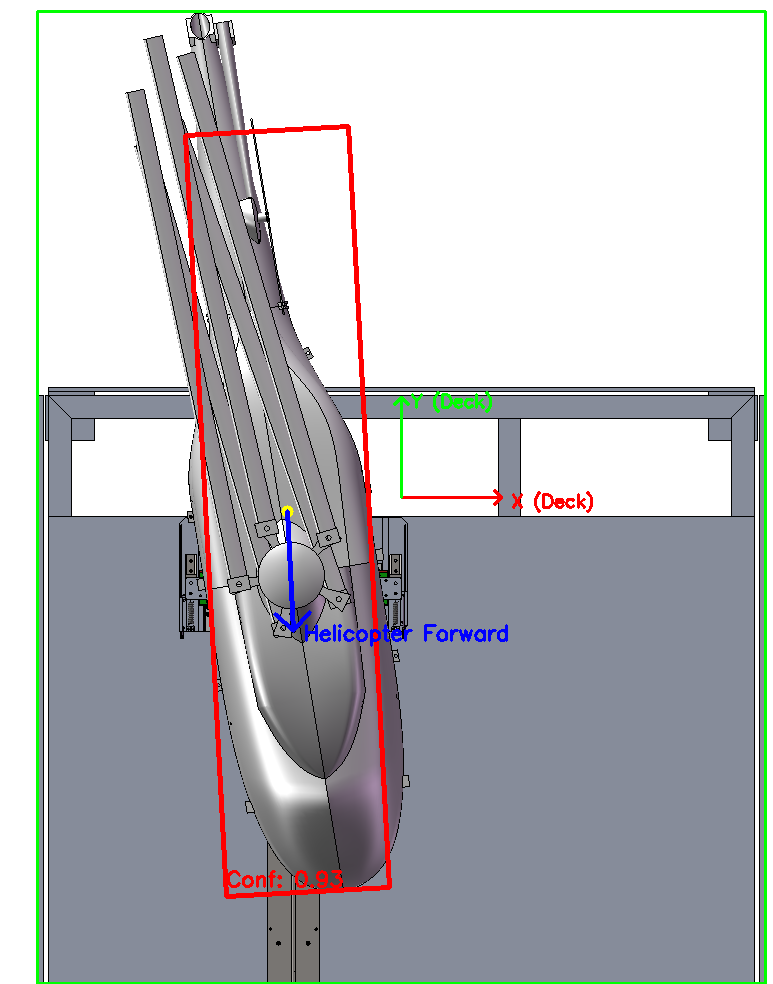
#> input picture result/finetuned_yolo_helicopter_result.png, 773 x 984 px
$ python -i infer_yolov8_finetuned.py   (imports and definitions only)
#> lines starting #> are read from the running program, lines starting #| are printed output that depends on the picture; after the words box and inside, x2 and y2 are one past the last pixel; in counts of white or black regions, pixels touching at a corner belong together
import cv2
import numpy as np
import math
from ultralytics import YOLO
import warnings

# [1 line not run here, left out]

# 加载YOLOv8模型
# 替换为微调后的模型路径（训练完成后在runs/helicopter_train/train/weights/下）
FINETUNED_MODEL_PATH = "runs/helicopter_train/weights/best.pt"
# [1 line that did not run here, left out]

# 甲板检测+位姿计算逻辑
def euler_from_rotation_matrix(R):
    sy = math.sqrt(R[0, 0] * R[0, 0] + R[1, 0] * R[1, 0])
    singular = sy < 1e-6
    if not singular:
        x = math.atan2(R[2, 1], R[2, 2])
        y = math.atan2(-R[2, 0], sy)
        z = math.atan2(R[1, 0], R[0, 0])
    else:
        x = math.atan2(-R[1, 2], R[1, 1])
        y = math.atan2(-R[2, 0], sy)
        z = 0
    return np.array([x, y, z])

def detect_deck_corners_robust(img):
    h, w = img.shape[:2]
    blur_ksize = (5 if w > 500 else 3, 5 if h > 500 else 3)
    gray = cv2.cvtColor(img, cv2.COLOR_BGR2GRAY)
    blur = cv2.GaussianBlur(gray, blur_ksize, 0)
    median_val = np.median(blur)
    lower = int(max(0, 0.6 * median_val))
    upper = int(min(255, 1.4 * median_val))
    edges = cv2.Canny(blur, lower, upper)
    kernel_size = 5 if max(w, h) > 800 else 3
    kernel = np.ones((kernel_size, kernel_size), np.uint8)
    closed = cv2.morphologyEx(edges, cv2.MORPH_CLOSE, kernel)
    contours, _ = cv2.findContours(closed, cv2.RETR_EXTERNAL, cv2.CHAIN_APPROX_SIMPLE)
    if not contours:
        raise ValueError("未检测到甲板轮廓")
    max_contour = max(contours, key=cv2.contourArea)
    rect = cv2.minAreaRect(max_contour)
    box = cv2.boxPoints(rect)
    img_pts = np.array(box, dtype=np.float32)
    img_pts = img_pts[np.lexsort((img_pts[:, 0], img_pts[:, 1]))]
    return img_pts, max_contour

# 识别直升机
def detect_helicopter_with_finetuned_yolo(img, conf_threshold=0.5):
    """用微调后的YOLOv8检测直升机"""
    # 执行检测（仅检测自定义的helicopter类别）
    results = model(img, conf=conf_threshold)
    if len(results[0].boxes) == 0:
        print(f" 未检测到直升机（置信度阈值={conf_threshold}）")
        return None, None, 0.0

    # 取置信度最高的直升机框
    best_box = results[0].boxes[0]
    x1, y1, x2, y2 = map(int, best_box.xyxy[0].cpu().numpy())
    conf = best_box.conf[0].cpu().numpy()
    cls = best_box.cls[0].cpu().numpy()
    cls_name = model.names[int(cls)]

    # 提取直升机ROI，计算最小外接矩形
    aircraft_roi = img[y1:y2, x1:x2]
    gray_roi = cv2.cvtColor(aircraft_roi, cv2.COLOR_BGR2GRAY)
    blur_roi = cv2.GaussianBlur(gray_roi, (3, 3), 0)
    edges_roi = cv2.Canny(blur_roi, 50, 150)
    contours_roi, _ = cv2.findContours(edges_roi, cv2.RETR_EXTERNAL, cv2.CHAIN_APPROX_SIMPLE)

    if not contours_roi:
        # 用检测框生成外接矩形
        aircraft_rect = cv2.minAreaRect(np.array([[x1, y1], [x2, y1], [x2, y2], [x1, y2]]))
    else:
        # 转换为原图坐标
        max_contour_roi = max(contours_roi, key=cv2.contourArea)
        max_contour_roi = max_contour_roi + np.array([x1, y1])
        aircraft_rect = cv2.minAreaRect(max_contour_roi)

    # 计算直升机外接矩形和中心
    aircraft_box = cv2.boxPoints(aircraft_rect)
    aircraft_box = np.intp(aircraft_box)
    aircraft_center = (int(aircraft_rect[0][0]), int(aircraft_rect[0][1]))

    print(f"\n 直升机检测结果：")
    print(f"类别：{cls_name} | 置信度：{conf:.3f}")
    print(f"检测框：x1={x1}, y1={y1}, x2={x2}, y2={y2}")
    print(f"中心坐标：{aircraft_center}")
    # 修复点2：返回值增加conf，让主函数能访问
    return aircraft_box, aircraft_center, conf

# 主函数
def helicopter_pose_analysis_finetuned(image_path):
    # 读取图片
    img = cv2.imread(image_path)
#> img is the input picture: shape (984, 773, 3); mean B, G, R 189.5, 186.5, 184.9
    if img is None:
        raise ValueError(f" 无法读取图片：{image_path}")
    h, w = img.shape[:2]
#> h = 984; w = 773
    img_display = img.copy()
    print(f"图片信息：分辨率 {w}x{h}")
#| 图片信息：分辨率 773x984

    # 甲板检测 + 位姿计算
    try:
        img_pts, deck_contour = detect_deck_corners_robust(img)
#> in detect_deck_corners_robust, `gray = cv2.cvtColor(img, cv2.COLOR_BGR2GRAY)`:
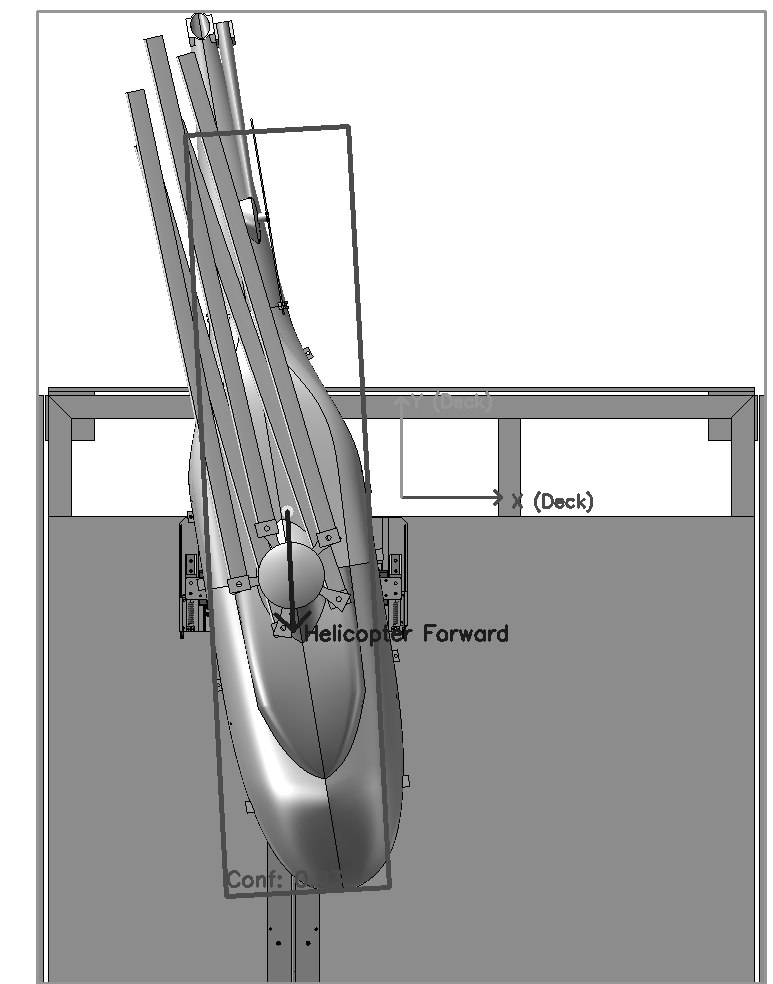
#> gray: shape (984, 773); min 0, max 255, mean 186.5
#> in detect_deck_corners_robust, `median_val = np.median(blur)`: median_val = 145
#> in detect_deck_corners_robust, `lower = int(max(0, 0.6 * median_val))`: lower = 87
#> in detect_deck_corners_robust, `upper = int(min(255, 1.4 * median_val))`: upper = 203
#> in detect_deck_corners_robust, `edges = cv2.Canny(blur, lower, upper)`:
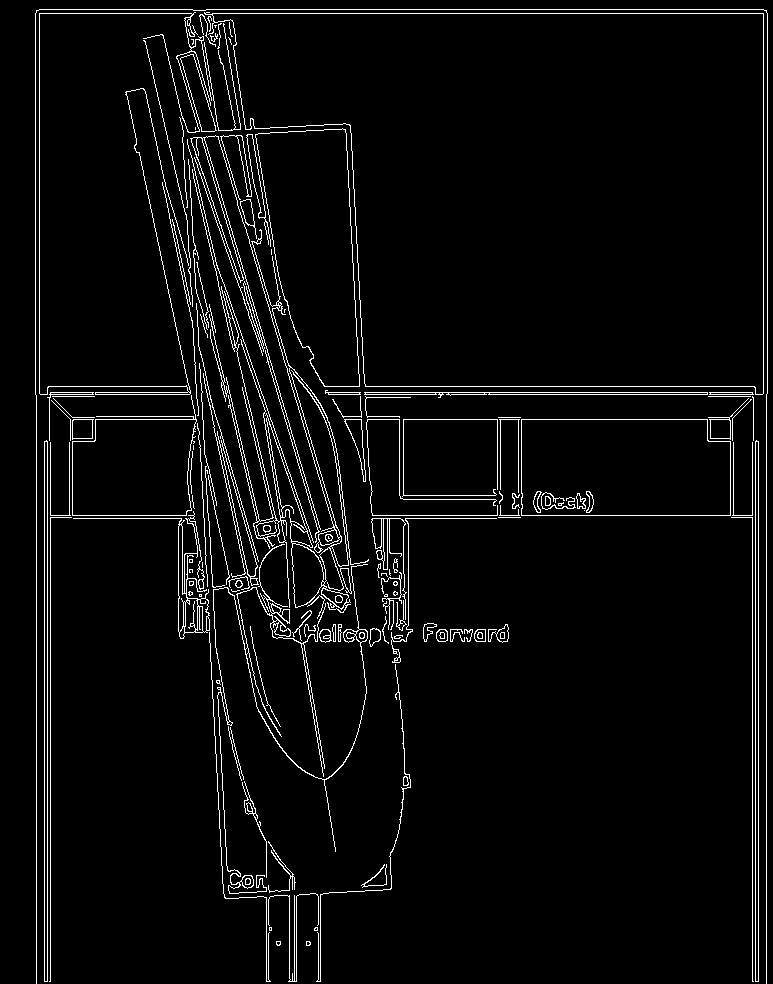
#> edges: shape (984, 773); 4.2% white in thin lines or dots
#> in detect_deck_corners_robust, `closed = cv2.morphologyEx(edges, cv2.MORPH_CLOSE, kernel)`:
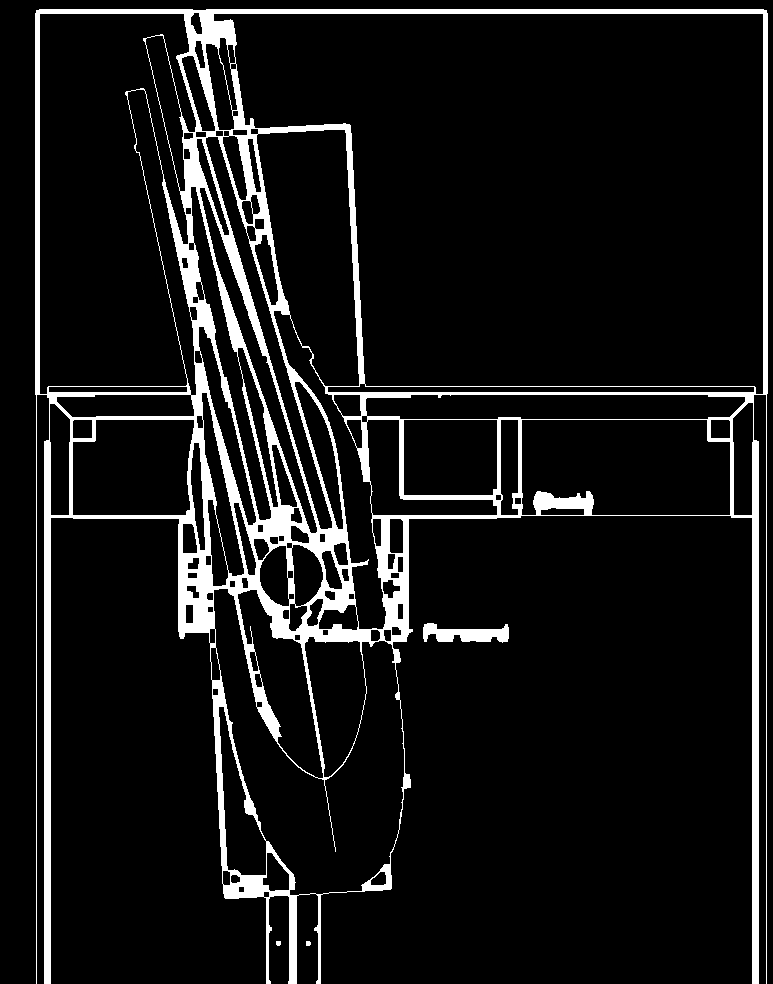
#> closed: shape (984, 773); 9% white; 4 white regions
#> in detect_deck_corners_robust, `contours, _ = cv2.findContours(closed, cv2.RETR_EXTERNAL, cv2.CHAIN_AP..`: contours = 4 contours, 2 with area under 20; largest, box (x1, y1, x2, y2) and area: (35, 9, 768, 984) 449956, (423, 623, 509, 643) 937
#> in detect_deck_corners_robust, `max_contour = max(contours, key=cv2.contourArea)`: max_contour = contour of 260 points, box (x1, y1, x2, y2) (35, 9, 768, 984), area 449956
#> in detect_deck_corners_robust, `rect = cv2.minAreaRect(max_contour)`: rect = ((401, 496), (974, 732), -90)
#> in detect_deck_corners_robust, `box = cv2.boxPoints(rect)`: box = [[767, 983], [35, 983], [35, 9], [767, 9]]
#> in detect_deck_corners_robust, `img_pts = img_pts[np.lexsort((img_pts[:, 0], img_pts[:, 1]))]`: img_pts = [[35, 9], [767, 9], [35, 983], [767, 983]]
#> img_pts = [[35, 9], [767, 9], [35, 983], [767, 983]]; deck_contour has the same summary as max_contour in detect_deck_corners_robust
        # 位姿计算
        obj_pts = np.array([[-0.5, -0.5, 0], [0.5, -0.5, 0], [0.5, 0.5, 0], [-0.5, 0.5, 0]], dtype=np.float32)
        K = np.array([[w, 0, w // 2], [0, h, h // 2], [0, 0, 1]], dtype=np.float32)
        dist = np.zeros((5,))
        success, rvec, tvec = cv2.solvePnP(obj_pts, img_pts, K, dist, flags=cv2.SOLVEPNP_EPNP)
#> success = True; rvec = [1.57, -0.0104, 0.0103]; tvec = [-2.78e-17, -0.296, 0]
        if success:
            R, _ = cv2.Rodrigues(rvec)
#> R = [[1, -0.0132, 8.67e-19], [-5.35e-05, -0.00406, -1], [0.0132, 1, -0.00407]]
            euler = euler_from_rotation_matrix(R)
#> in euler_from_rotation_matrix, `sy = math.sqrt(R[0, 0] * R[0, 0] + R[1, 0] * R[1, 0])`: sy = 1
#> in euler_from_rotation_matrix, `singular = sy < 1e-6`: singular = False
#> in euler_from_rotation_matrix, `x = math.atan2(R[2, 1], R[2, 2])`: x = 1.57
#> in euler_from_rotation_matrix, `y = math.atan2(-R[2, 0], sy)`: y = -0.0132
#> in euler_from_rotation_matrix, `z = math.atan2(R[1, 0], R[0, 0])`: z = -5.35e-05
#> euler = [1.57, -0.0132, -5.35e-05]
            roll, pitch, yaw = np.degrees(euler)
#> roll = 90.23; pitch = -0.754; yaw = -0.00307
            print("\n 甲板位姿结果：")
            print(f"旋转矩阵：\n{R.round(4)}")
#| 旋转矩阵：
#| [[ 9.999e-01 -1.320e-02  0.000e+00]
#|  [-1.000e-04 -4.100e-03 -1.000e+00]
#|  [ 1.320e-02  9.999e-01 -4.100e-03]]
            print(f"平移向量（米）：{tvec.round(4).flatten()}")
#| 平移向量（米）：[-0.     -0.2958  0.    ]
            print(f"欧拉角：Roll={roll:.2f}°, Pitch={pitch:.2f}°, Yaw={yaw:.2f}°")
#| 欧拉角：Roll=90.23°, Pitch=-0.75°, Yaw=-0.00°
        # 绘制甲板标注
        deck_box = cv2.boxPoints(cv2.minAreaRect(deck_contour))
#> deck_box = [[767, 983], [35, 983], [35, 9], [767, 9]]
        deck_box = np.intp(deck_box)
        cv2.drawContours(img_display, [deck_box], 0, (0, 255, 0), 2)
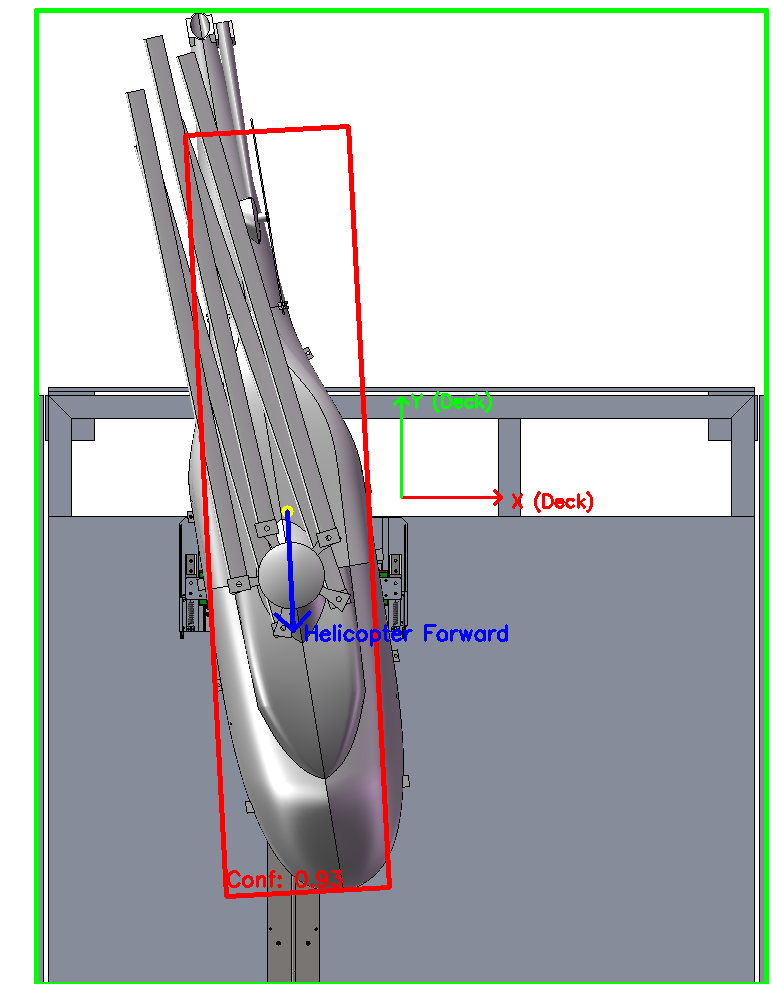
#> img_display: shape (984, 773, 3); 0.71% of pixels changed, all inside (x1, y1, x2, y2) = (34, 8, 769, 984)
        deck_center = np.mean(deck_box, axis=0).astype(np.int32)
#> deck_center = [401, 496]
        dir_x = (deck_box[0] - deck_box[1]).astype(np.float32)
#> dir_x = [732, 0]
        dir_x = dir_x / np.linalg.norm(dir_x)
#> dir_x = [1, 0]
        dir_y = np.array([dir_x[1], -dir_x[0]])
#> dir_y = [0, -1]
        x_end = (deck_center + dir_x * 100).astype(np.int32)
#> x_end = [501, 496]
        y_end = (deck_center + dir_y * 100).astype(np.int32)
#> y_end = [401, 396]
        cv2.arrowedLine(img_display, tuple(deck_center), tuple(x_end), (0, 0, 255), 2, tipLength=0.1)
#> img_display: shape (984, 773, 3); 0.02% of pixels changed, all inside (x1, y1, x2, y2) = (400, 488, 503, 503)
        cv2.arrowedLine(img_display, tuple(deck_center), tuple(y_end), (0, 255, 0), 2, tipLength=0.1)
#> img_display: shape (984, 773, 3); mean B, G, R 187.6, 186.5, 183.1
        cv2.putText(img_display, "X (Deck)", tuple(x_end + 10), cv2.FONT_HERSHEY_SIMPLEX, 0.6, (0, 0, 255), 2)
#> img_display: shape (984, 773, 3); mean B, G, R 187.6, 186.5, 183.1
        cv2.putText(img_display, "Y (Deck)", tuple(y_end + 10), cv2.FONT_HERSHEY_SIMPLEX, 0.6, (0, 255, 0), 2)
#> img_display: shape (984, 773, 3); mean B, G, R 187.6, 186.5, 183.1
    except Exception as e:
        print(f" 甲板检测失败：{str(e)}")

    # 微调后YOLO检测直升机
    aircraft_box, aircraft_center, conf = detect_helicopter_with_finetuned_yolo(img, conf_threshold=0.3)
    if aircraft_box is not None and aircraft_center is not None:
        # 绘制直升机外接矩形（红色粗线）
        cv2.drawContours(img_display, [aircraft_box], 0, (0, 0, 255), 3)
        # 绘制中心圆点（黄色）
        cv2.circle(img_display, aircraft_center, 6, (0, 255, 255), -1)
        # 绘制机身朝向箭头（蓝色粗线）
        rect = cv2.minAreaRect(aircraft_box)
        (cx, cy), (rw, rh), angle = rect
        if rw > rh:
            angle_rad = math.radians(angle)
        else:
            angle_rad = math.radians(angle + 90)
        dir_x = math.cos(angle_rad)
        dir_y = math.sin(angle_rad)
        if dir_y < 0:
            dir_x = -dir_x
            dir_y = -dir_y
        arrow_end = (int(aircraft_center[0] + dir_x * 120), int(aircraft_center[1] + dir_y * 120))
        cv2.arrowedLine(img_display, aircraft_center, arrow_end, (255, 0, 0), 3, tipLength=0.2)
        cv2.putText(img_display, "Helicopter Forward", (arrow_end[0] + 10, arrow_end[1] + 10),
                    cv2.FONT_HERSHEY_SIMPLEX, 0.7, (255, 0, 0), 2)
        # 标注置信度
        cv2.putText(img_display, f"Conf: {conf:.2f}", (aircraft_box[0][0], aircraft_box[0][1] - 10),
                    cv2.FONT_HERSHEY_SIMPLEX, 0.7, (0, 0, 255), 2)

    # 保存+显示
    save_path = "result/finetuned_yolo_helicopter_result.png"
    cv2.imwrite(save_path, img_display)
    print(f"\n 结果已保存：{save_path}")
    # 自适应窗口
    cv2.namedWindow("Finetuned YOLOv8 Helicopter Detection", cv2.WINDOW_NORMAL)
    cv2.resizeWindow("Finetuned YOLOv8 Helicopter Detection", 900, 700)
    cv2.imshow("Finetuned YOLOv8 Helicopter Detection", img_display)
    cv2.waitKey(0)
    cv2.destroyAllWindows()
    return img_display


# 运行入口
# [7 lines not run here, left out]

#> (the run stopped early here; a loop or call above may not have finished)
